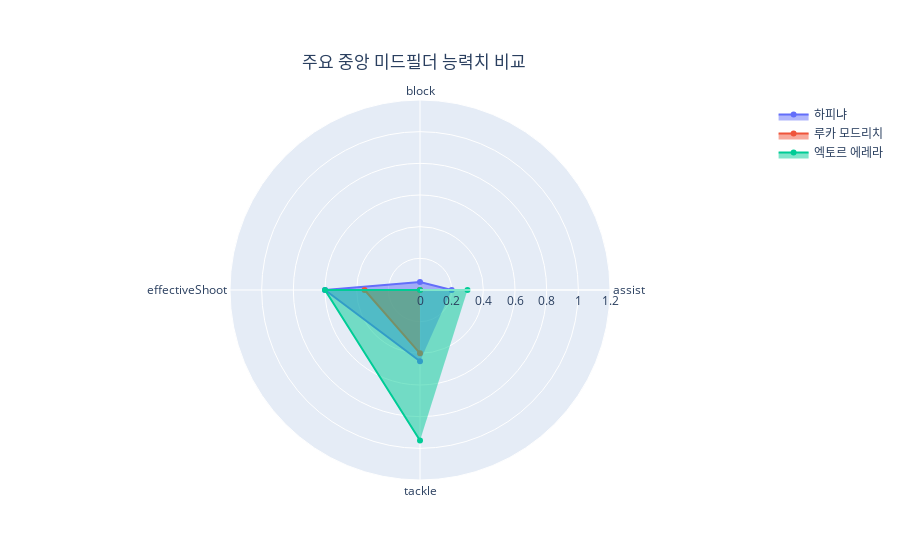

Notebook cell for this chart:
### Code cell
fig = go.Figure()



fig.add_trace(go.Scatterpolar(
      r=[cm_top3.loc[0]['assist'], cm_top3.loc[0]['block'], 
         cm_top3.loc[0]['effectiveShoot'], cm_top3.loc[0]['tackle']],
      theta=categories,
      fill='toself',
      name=cm_topSp[0]
))

fig.add_trace(go.Scatterpolar(
      r=[cm_top3.loc[1]['assist'], cm_top3.loc[1]['block'], 
         cm_top3.loc[1]['effectiveShoot'], cm_top3.loc[1]['tackle']],
      theta=categories,
      fill='toself',
      name=cm_topSp[1]
))

fig.add_trace(go.Scatterpolar(
      r=[cm_top3.loc[2]['assist'], cm_top3.loc[2]['block'], 
         cm_top3.loc[2]['effectiveShoot'], cm_top3.loc[2]['tackle']],
      theta=categories,
      fill='toself',
      name=cm_topSp[2]
))



fig.update_layout(
  polar=dict(
    radialaxis=dict(
      visible=True,
      range=[0, 1.2]
    )),
  showlegend=True,
    title = {
        'text': '주요 중앙 미드필더 능력치 비교',
        'x': 0.46, 
        'y': 0.9
    }
)

fig.show()

### Figure 1 — Plotly figure (JSON) as saved in the notebook; plotly's stock layout.template omitted (floating-point values rounded to 4 significant figures)
{"data": [{"fill": "toself", "name": "하피냐", "r": [0.2, 0.05, 0.6, 0.45], "theta": ["assist", "block", "effectiveShoot", "tackle"], "type": "scatterpolar"}, {"fill": "toself", "name": "루카 모드리치", "r": [0, 0, 0.35, 0.4], "theta": ["assist", "block", "effectiveShoot", "tackle"], "type": "scatterpolar"}, {"fill": "toself", "name": "엑토르 에레라", "r": [0.3, 0, 0.6, 0.95], "theta": ["assist", "block", "effectiveShoot", "tackle"], "type": "scatterpolar"}], "layout": {"polar": {"radialaxis": {"range": [0, 1.2], "visible": true}}, "showlegend": true, "title": {"text": "주요 중앙 미드필더 능력치 비교", "x": 0.46, "y": 0.9}}}
